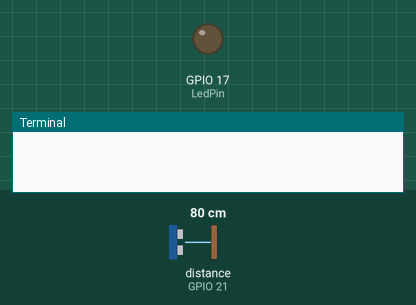
This program was run on a simulated Raspberry Pi (BCM pin numbers). Shown: output pins drawn as LEDs (lit = HIGH), the last lines printed to the terminal. Dashed ring = blinking. The inputs (shaded band) are chosen by the test bench; at power-on: distance to the obstacle (sensor on GPIO 21) 80 cm. The echo pulse lasts 58.3 µs per cm; the clock reads 2024-03-15 10:24:30 at power-on unless the program sets it; pins used as bus, display or sensor lines are not drawn.

Above: at 0.1 s.
At 2.6 s:
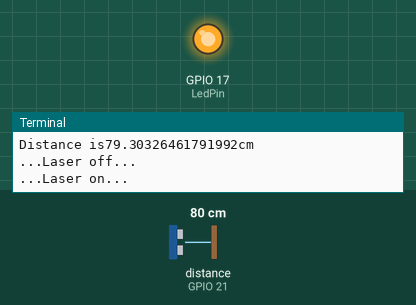
3.3 s: distance to the obstacle (sensor on GPIO 21) set to 9 cm
6.8 s: distance to the obstacle (sensor on GPIO 21) set to 2 cm
At 7.91 s:
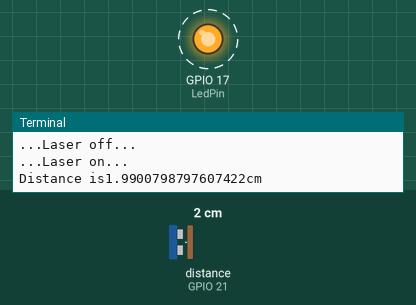
Timing chart, 0 to 16.3 s (numbered marks = the images above; inputs shaded):
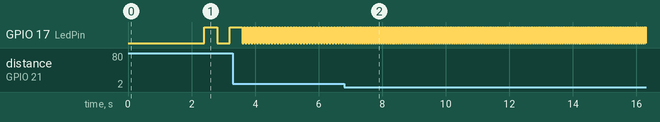

Measured:
- after the input at 3.3 s, GPIO 17 (LedPin): alternates HIGH for 0.05 s and LOW for 0.04 s, starting after 0.35 s
- after the input at 6.8 s, GPIO 17 (LedPin): alternates HIGH for 0.01 s and LOW for 0.01 s, starting after 0.09 s

The program:

ultrasonic_laser.py
```python
"""
结合超声波和激光模块, 距离越近, 激光闪烁频率越高, 反之亦然
"""

import RPi.GPIO as GPIO
import time

Trig_Pin = 20   # 定义发射超声波引脚20
Echo_Pin = 21   # 定义接受回声的引脚21
LedPin = 17     # 定义激光模块BCM编码引脚17

GPIO.setmode(GPIO.BCM)                              # 使用BCM编码的引脚图
GPIO.setup(Trig_Pin, GPIO.OUT, initial=GPIO.LOW)    # 初始化引脚信息
GPIO.setup(Echo_Pin, GPIO.IN)                       # 初始化引脚信息
GPIO.setup(LedPin, GPIO.OUT, initial=GPIO.LOW)      # 初始化引脚信息

time.sleep(2)   # 延时2秒


def loop(speed):
    print("...Laser off...")
    GPIO.output(LedPin, GPIO.LOW)   # 输出引脚设置为低电平，此时停止激光
    time.sleep(speed * 0.005)
    print("...Laser on...")
    GPIO.output(LedPin, GPIO.HIGH)  # 输出引脚设置为高电平，此时开始激光
    time.sleep(speed * 0.005)


def check_distance():                       # 定义检测距离函数
    while True:
        GPIO.output(Trig_Pin, GPIO.HIGH)    # 发射引脚设置为高电平，此时发射超声波
        time.sleep(0.00015)                 # 持续0.00015秒
        GPIO.output(Trig_Pin, GPIO.LOW)     # 发射引脚设置为低电平，此时停止超声波
        while GPIO.input(Echo_Pin) == 0:    # 捕捉 echo 端输出上升沿
            pass
        t1 = time.time()
        while GPIO.input(Echo_Pin) == 1:    # 捕捉 echo 端输出下降沿
            pass
        t2 = time.time()
        dist = (t2 - t1) * 340 * 100 / 2
        print(f"Distance is{dist}cm")
        loop(dist)


if __name__ == '__main__':
    try:
        check_distance()
        time.sleep(1)
    except KeyboardInterrupt:
        GPIO.cleanup()                      # 释放脚本中使用的资源，避免损坏树莓派
```
